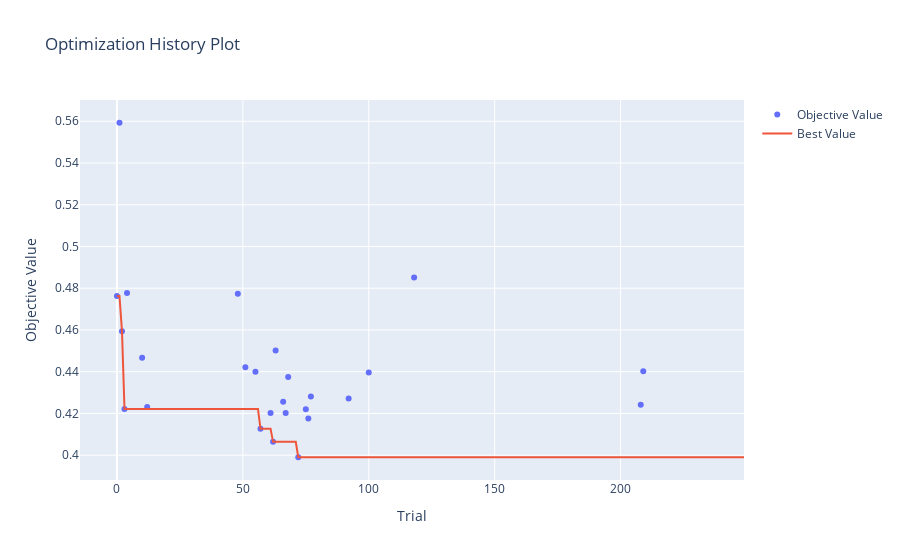

Source (notebook cell):
### Code cell
if is_multi_objective:
    fig = vis.plot_optimization_history(study, target=lambda t: t.values[1], target_name='Accuracy')
else:
    fig = vis.plot_optimization_history(study)
fig.show()

### Figure 1 — Plotly figure (JSON) as saved in the notebook; plotly's stock layout.template omitted (floating-point values rounded to 4 significant figures; data arrays with more than 128 entries replaced by an {"elided": "..."} marker saying what was removed)
{"data": [{"mode": "markers", "name": "Objective Value", "type": "scatter", "x": [0, 1, 2, 3, 4, 10, 12, 48, 51, 55, 57, 61, 62, 63, 66, 67, 68, 72, 75, 76, 77, 92, 100, 118, 208, 209], "y": [0.4763, 0.5593, 0.4594, 0.4222, 0.4777, 0.4467, 0.4231, 0.4774, 0.4422, 0.44, 0.4126, 0.4202, 0.4064, 0.4502, 0.4256, 0.4202, 0.4375, 0.399, 0.422, 0.4176, 0.4281, 0.4271, 0.4396, 0.4852, 0.4242, 0.4402]}, {"mode": "lines", "name": "Best Value", "type": "scatter", "x": {"elided": "250 int values"}, "y": {"elided": "250 float values"}}, {"marker": {"color": "#cccccc"}, "mode": "markers", "name": "Infeasible Trial", "showlegend": false, "type": "scatter", "x": [], "y": []}], "layout": {"title": {"text": "Optimization History Plot"}, "xaxis": {"title": {"text": "Trial"}}, "yaxis": {"title": {"text": "Objective Value"}}}}
